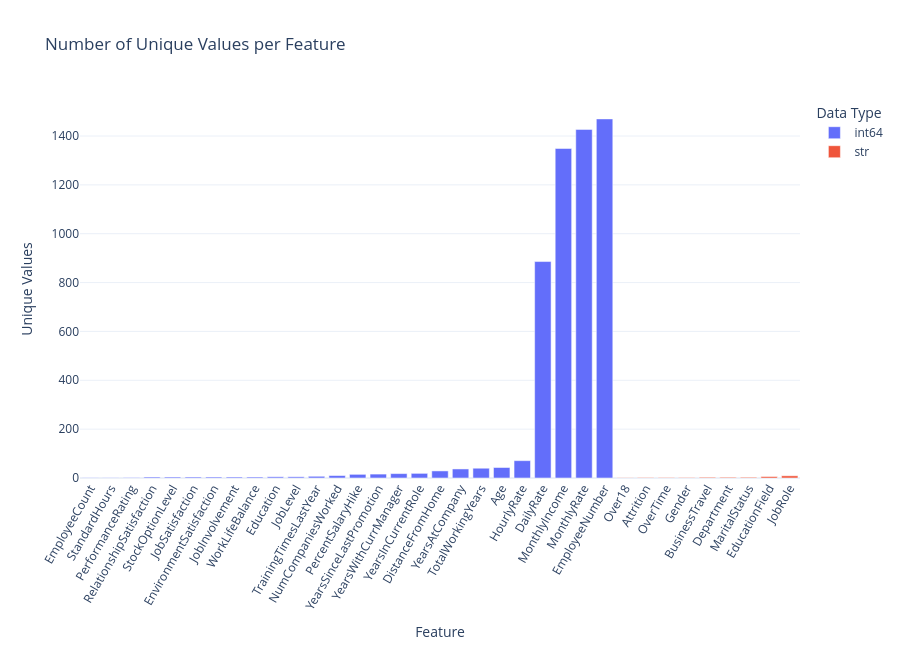

Write notebook code for a chart like this one.
### Code cell
fig = px.bar(
    unique_values,
    x="Feature",
    y="Unique Values",
    color="Data Type",
    title="Number of Unique Values per Feature"
)

fig.update_layout(
    xaxis_tickangle=-60,
    height=650
)

fig.show()

### Figure 1 — Plotly figure (JSON) as saved in the notebook; plotly's stock layout.template omitted (floating-point values rounded to 4 significant figures)
{"data": [{"hovertemplate": "Data Type=int64<br>Feature=%{x}<br>Unique Values=%{y}<extra></extra>", "legendgroup": "int64", "marker": {"color": "#636efa", "pattern": {"shape": ""}}, "name": "int64", "orientation": "v", "showlegend": true, "textposition": "auto", "type": "bar", "x": ["EmployeeCount", "StandardHours", "PerformanceRating", "RelationshipSatisfaction", "StockOptionLevel", "JobSatisfaction", "EnvironmentSatisfaction", "JobInvolvement", "WorkLifeBalance", "Education", "JobLevel", "TrainingTimesLastYear", "NumCompaniesWorked", "PercentSalaryHike", "YearsSinceLastPromotion", "YearsWithCurrManager", "YearsInCurrentRole", "DistanceFromHome", "YearsAtCompany", "TotalWorkingYears", "Age", "HourlyRate", "DailyRate", "MonthlyIncome", "MonthlyRate", "EmployeeNumber"], "xaxis": "x", "y": [1, 1, 2, 4, 4, 4, 4, 4, 4, 5, 5, 7, 10, 15, 16, 18, 19, 29, 37, 40, 43, 71, 886, 1349, 1427, 1470], "yaxis": "y"}, {"hovertemplate": "Data Type=str<br>Feature=%{x}<br>Unique Values=%{y}<extra></extra>", "legendgroup": "str", "marker": {"color": "#EF553B", "pattern": {"shape": ""}}, "name": "str", "orientation": "v", "showlegend": true, "textposition": "auto", "type": "bar", "x": ["Over18", "Attrition", "OverTime", "Gender", "BusinessTravel", "Department", "MaritalStatus", "EducationField", "JobRole"], "xaxis": "x", "y": [1, 2, 2, 2, 3, 3, 3, 6, 9], "yaxis": "y"}], "layout": {"barmode": "relative", "height": 650, "legend": {"title": {"text": "Data Type"}, "tracegroupgap": 0}, "title": {"text": "Number of Unique Values per Feature"}, "xaxis": {"anchor": "y", "domain": [0, 1], "tickangle": -60, "title": {"text": "Feature"}}, "yaxis": {"anchor": "x", "domain": [0, 1], "title": {"text": "Unique Values"}}}}
